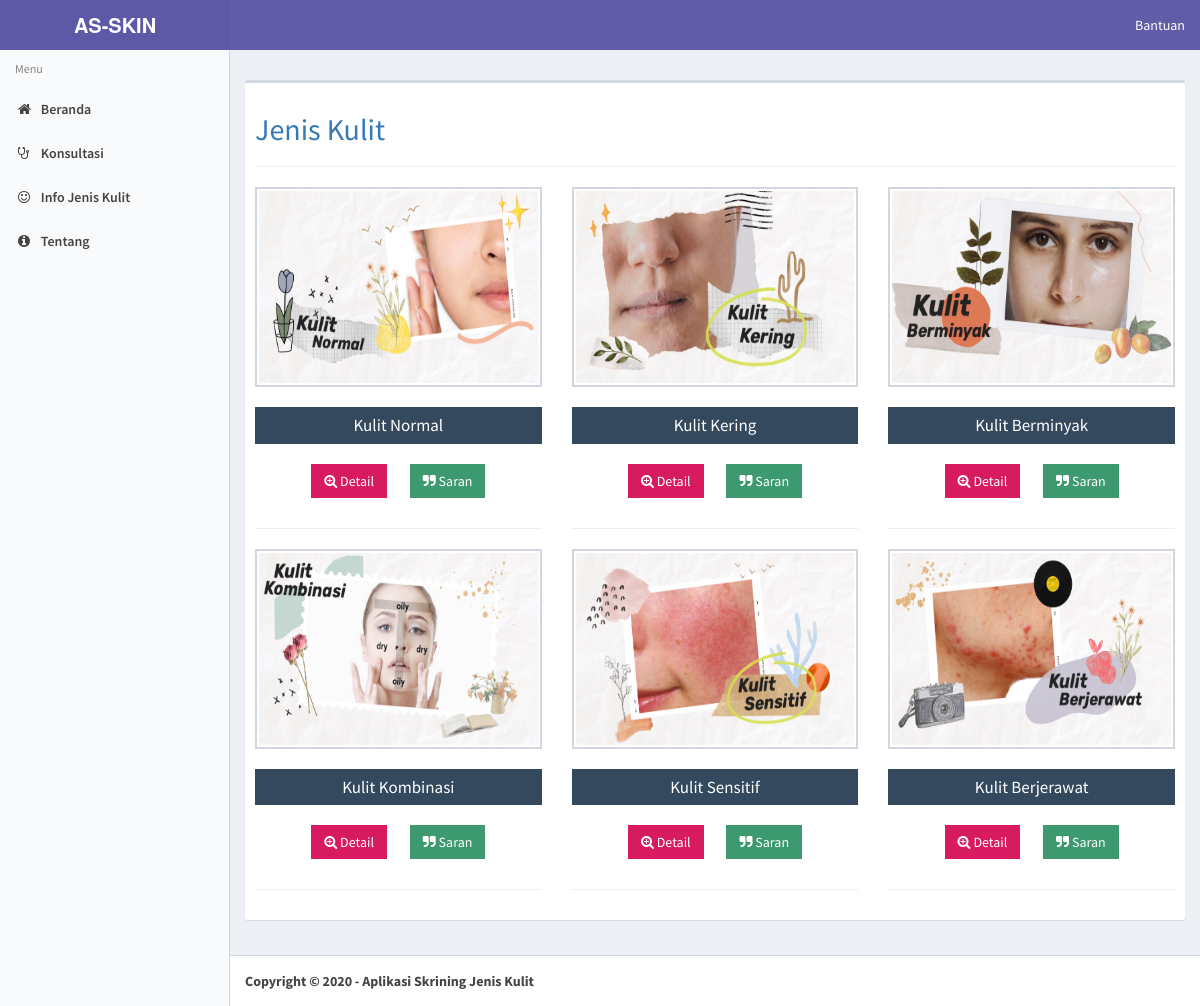
The app's page /keterangan with its own data.
### tables this page shows
CREATE TABLE `tb_posting` (
  `kd_posting` int(11) NOT NULL,
  `nama_post` varchar(50) NOT NULL,
  `des_post` text NOT NULL,
  `saran_post` text NOT NULL,
  `gambar` varchar(500) NOT NULL
);

### modul/keterangan.php (the view, shortened to what this page needs)
<h2 class='text text-primary'>Jenis Kulit</h2>
<hr>
<div class="row">
  <?php
  $hasil = mysql_query("SELECT * FROM tb_posting ORDER BY kd_posting");
  while ($r = mysql_fetch_array($hasil)) {
      ?>
      <div class="col-lg-4 col-md-4 col-sm-4 col-xs-12" data-aos="fade-right">
        <div class="card text-center">
          <img class="card-img-top img-bordered-sm" src="<?php echo 'gambar/' . $r['gambar']; ?>" alt="" width="100%" height="200">
          <div class="card-block">
            <h4 class="card-title"><h3 class="bg-keterangan"><?php echo $r['nama_post']; ?></h3>
              <a class="btn bg-maroon btn-flat margin" href="#" data-toggle="modal" data-target="#modal<?php echo $r['kd_posting']; ?>"><i class="fa fa-search-plus" aria-hidden="true"></i> Detail</a>
              <a class="btn bg-olive btn-flat margin" href="#" data-toggle="modal" data-target="#modaltindakan<?php echo $r['kd_posting']; ?>"><i class="fa fa-quote-right" aria-hidden="true"></i> Saran</a>
          </div>
        </div>
        <hr>
      </div>
  <?php } ?>
</div>

### index.php (shortened to what this page needs)
<!DOCTYPE html>
<html><head>
    <link href="css/font-awesome-4.2.0/font-awesome-4.2.0/css/font-awesome.min.css" rel="stylesheet">
    <link href="css/owl-carousel/owl.carousel.css" rel="stylesheet"  media="all">
    <link href="css/owl-carousel/owl.theme.css" rel="stylesheet"  media="all">
    <link href="css/magnific-popup.css" type="text/css" rel="stylesheet" media="all" />
    <link href="css/font.css" rel="stylesheet" type="text/css"  media="all">
    <link href="css/fontello.css" rel="stylesheet" type="text/css"  media="all">
    <link href="css/main.css" rel="stylesheet" type="text/css" media="all"/>
    <link rel=stylesheet href="css/paging.css" type="text/css" media=screen>
    <link rel="stylesheet" href="aset/bootstrap.css">
    <link rel="stylesheet" href="aset/AdminLTE.css">
	<link rel="stylesheet" href="aset/cinta.css">
    <link rel="stylesheet" href="aset/Ionicons/css/ionicons.min.css">
    <link rel="stylesheet" href="aset/skins/_all-skins.min.css">
    <link rel="stylesheet" href="aset/custom.css">
    <link rel="stylesheet" href="aset/icheck/green.css">
    <link rel="stylesheet" href="css/style.css">
  </head>
  <body id="pakarayam" class="hold-transition skin-purple-light sidebar-mini">
    <div class="wrapper">
      <header class="main-header">
        <a href="./" class="logo">
          <span class="logo-lg"><b><i aria-hidden="true"></i>AS-SKIN</b></span>
        </a>
        <nav class="navbar navbar-static-top" role="navigation">
          <div class="navbar-custom-menu">
            <ul class="nav navbar-nav">
                <?php
                if (isset($_SESSION['username']) && isset($_SESSION['password'])) {
                    ?>
                  <li class="dropdown user user-menu">
                    <a href="#" class="dropdown-toggle" data-toggle="dropdown">
                      <img src="gambar/admin/administrator.png" class="user-image" alt="User Image"> <?php echo ucfirst($_SESSION['username']); ?>
                      <span class="hidden-xs"><?php echo $user; ?></span>
                    </a>
                    <ul class="dropdown-menu">
                      <li class="user-header">
                        <img src="gambar/admin/administrator.png" class="img-circle" alt="User Image">
                        <p>
                         Login sebagai <?php echo ucfirst($_SESSION['username']); ?>
                          <small>Aplikasi Skrining Jenis Kulit</small>
                        </p>
                      </li>
                      <li class="user-body">
						<a <?php if ($module == "bantuan") echo 'class="active"'; ?> href="bantuan"><i class="fa fa-question-circle"></i> <span>Petunjuk Penggunaan</span></a>
                      </li>
                      <li class="user-footer">
                        <div class="pull-right">
                          <a class="btn btn-default btn-flat" href="JavaScript: confirmIt('Anda yakin akan logout dari aplikasi ?','logout.php','','','','u','n','Self','Self')" onMouseOver="self.status = ''; return true" onMouseOut="self.status = ''; return true"><i class="fa fa-sign-out"></i> <span>LogOut</span></a>
                        </div>
                      </li>
                    </ul>
                  </li>
              <?php } else { ?>
              <li><a <?php if ($module == "bantuan") echo 'class="active"'; ?> id="bantuan" href="bantuan" data-toggle="tooltip" data-placement="bottom" data-delay='{"show":"300", "hide":"500"}' title="Silahkan klik link berikut, jika anda masih kurang paham tentang penggunaan aplikasi ini"><span>Bantuan</span></a></li>
              <?php } ?>
            </ul>
          </div>
        </nav>
      </header>
      <aside class="main-sidebar">
        <section class="sidebar">
          <ul class="sidebar-menu">
            <li class="header">Menu</li>
            <?php include "menu.php"; ?>
        </section>
      </aside>
      <div class="content-wrapper" style="min-height: 310px;">
        <section class="content-header">
        </section>
        <section class="content">
          <div class="box">
            <div class="box-body">
                <?php include "content.php"; ?>
            </div>
          </div>
        </section>
      </div>
      <footer class="main-footer">
        <strong><div class="cinta">Copyright © 2020 - Aplikasi Skrining Jenis Kulit</div></strong>
      </footer>
    </div>
  </body></html>

### menu.php (shortened to what this page needs)
<?php
$module = $_GET['module'];
?>
<li><a <?php if ($module == "") echo 'class="active"'; ?> href="./"><i class="fa fa-home"></i> <span>Beranda</span></a><li>
    <?php
    if (isset($_SESSION['username']) && isset($_SESSION['password'])) {
        ?>
      <li><a <?php if ($module == "admin") echo 'class="active"'; ?> href="admin"><i class="fa fa-users"></i> <span>Admin</span></a><li>
        <div class="container"></div>
      <li><a <?php if ($module == "penyakit") echo 'class="active"'; ?> href="penyakit"><i class="fa fa-smile-o"></i> <span>Jenis Kulit</span></a><li>
        <div class="container"></div>
      <li><a <?php if ($module == "gejala") echo 'class="active"'; ?> href="gejala"><i class="fa fa-stethoscope"></i> <span>Gejala</span></a><li>
        <div class="container"></div>
      <li><a <?php if ($module == "pengetahuan") echo 'class="active"'; ?> href="pengetahuan"><i class="fa fa-user-md"></i> <span>Basis Pengetahuan</span></a><li>
        <div class="container"></div>
      <li><a <?php if ($module == "post") echo 'class="active"'; ?> href="post"><i class="fa fa-file-text"></i> <span>Info Jenis Kulit</span></a><li>
        <div class="container"></div>
      <li><a <?php if ($module == "password") echo 'class="active"'; ?> href="password"><i class="fa fa-edit"></i> <span>Ubah Password</span></a><li>
        <div class="container"></div>
      <li><a <?php if ($module == "riwayat") echo 'class="active"'; ?> href="riwayat"><i class="fa fa-history"></i> <span>Riwayat</span></a><li>
        <div class="container"></div>
        <?php
    }else {
    ?>
      <li><a <?php if ($module == "sebelumdiagnosa") echo 'class="active"'; ?> href="sebelumdiagnosa"><i class="fa fa-stethoscope"></i> <span>Konsultasi</span></a><li>
      <li><a <?php if ($module == "keterangan") echo 'class="active"'; ?> href="keterangan"><i class="fa fa-smile-o"></i> <span>Info Jenis Kulit</span></a><li>
    <?php
    }
    ?>
      <li><a <?php if ($module == "tentang") echo 'class="active"'; ?> href="tentang"><i class="fa fa-info-circle"></i> <span>Tentang</span></a><li>

### content.php
<?php
if ($module == ""){
include "modul/welcome.php";
}elseif ($module == "tentang"){
include "modul/tentang.php";
}elseif ($module == "bantuan"){
include "modul/bantuan.php";
}elseif ($module == "harga"){
include "modul/harga.php";
}elseif ($module == "sebelumdiagnosa"){
include "modul/diagnosa/data_user.php";
}elseif ($module == "mulaidiagnosa"){
include "modul/diagnosa/diagnosa.php";
}elseif ($module == "penyakit"){
include "modul/penyakit/penyakit.php";
}elseif ($module == "post"){
include "modul/post/post.php";
}elseif ($module == "admin"){
include "modul/admin/admin.php";
}elseif ($module == "gejala"){
include "modul/gejala/gejala.php";
}elseif ($module == "pengetahuan"){
include "modul/pengetahuan/pengetahuan.php";
}elseif ($module == "password"){
include "modul/password/password.php";
}elseif ($module == "keterangan"){
include "modul/keterangan.php";
}elseif ($module == "riwayat"){
include "modul/riwayat/riwayat.php";
}elseif ($module == "riwayat-detail"){
include "modul/riwayat/detail.php";
}elseif ($module == "formlogin"){
include "modul/formlogin.php";
}
?>

### css/main.css (style rules this page uses)
.bg-keterangan { background: #34495e; color: #fff; padding: 9px; font-size: 17px; }

### records on screen
tb_posting: gambar (picture), nama_post "Kulit Normal"
tb_posting: gambar (picture), nama_post "Kulit Kering"
tb_posting: gambar (picture), nama_post "Kulit Berminyak"
tb_posting: gambar (picture), nama_post "Kulit Kombinasi"
tb_posting: gambar (picture), nama_post "Kulit Sensitif"
tb_posting: gambar (picture), nama_post "Kulit Berjerawat"
